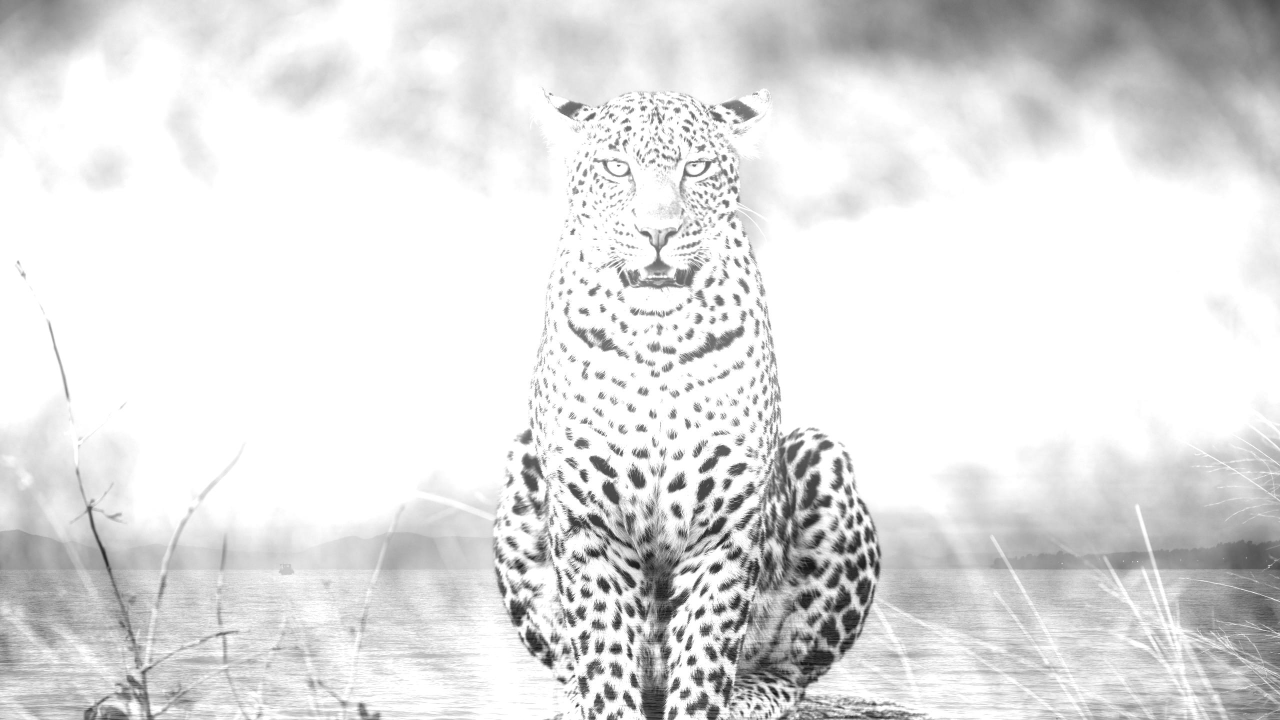
%> input picture Image watermarking/watermarked_image.jpg, 2560 x 1440 px (shown at 1/2 size)
$ octave ExtractionAkankshaDWT1.m   (GNU Octave 9; MATLAB toolbox functions it lacks are replaced by stand-ins)
%> lines starting %> are read from the running program, lines starting %| are printed output that depends on the picture
% Load the watermarked image
watermarked_image = imread('watermarked_image.jpg');
%> watermarked_image is the input picture: size 1440x2560 uint8; min 6, max 255, mean 224.9

% Convert the watermarked image to grayscale and double
%watermarked_image = im2double(rgb2gray(watermarked_image));

% Apply DWT to the watermarked image
[cA1_wm, cH1_wm, cV1_wm, cD1_wm] = dwt2(watermarked_image, 'haar');
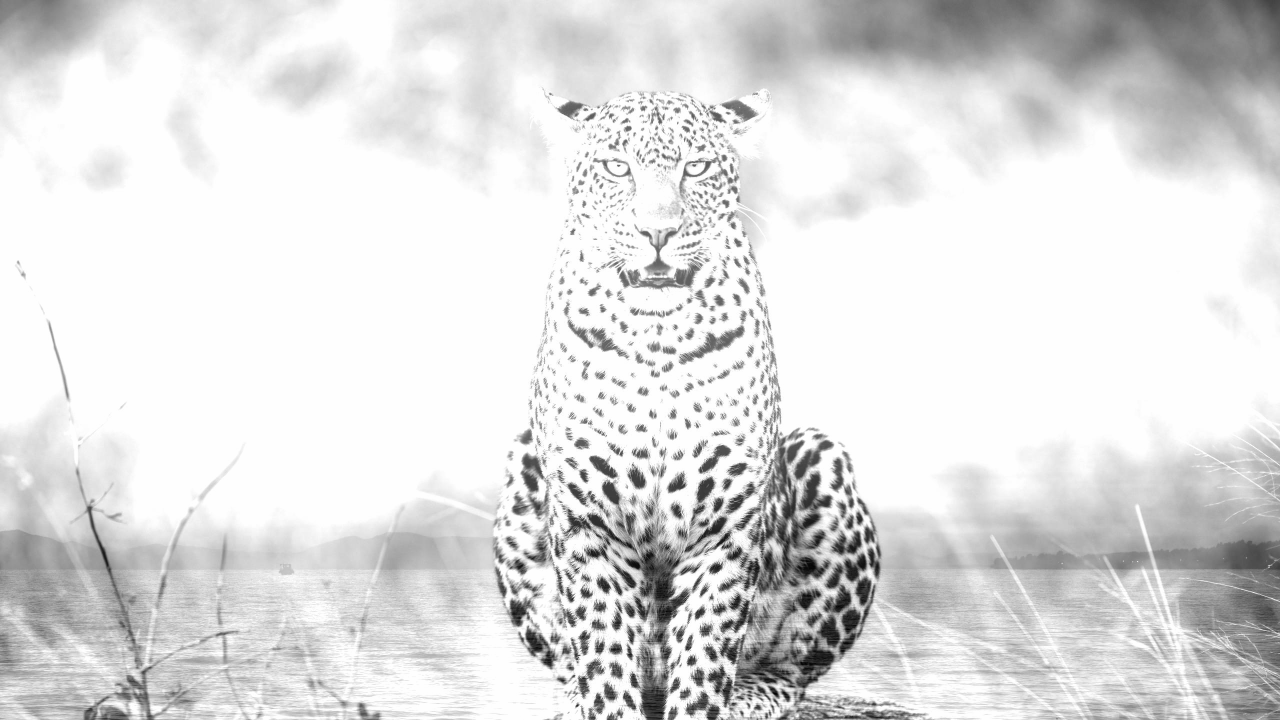
%> cA1_wm: size 720x1280 double; min 31.5, max 510, mean 449.8; drawn with min black and max white
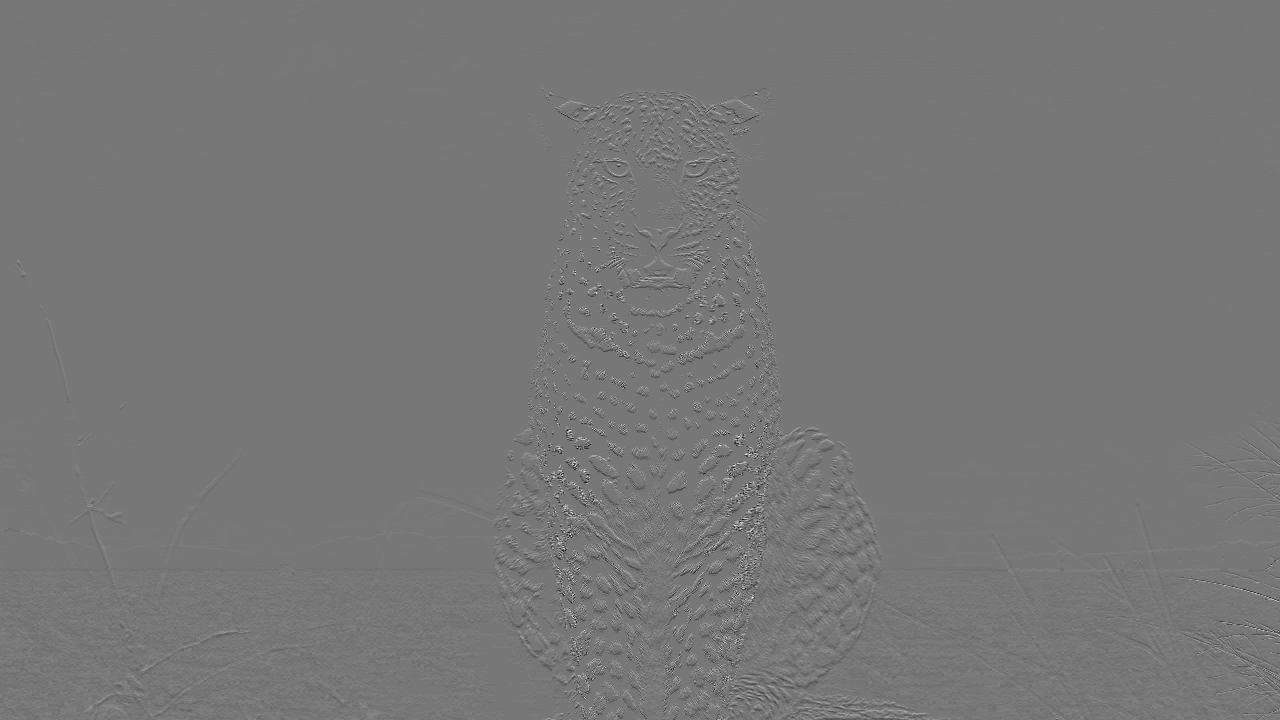
%> cH1_wm: size 720x1280 double; min -121, max 137, mean 0; drawn with min black and max white

% Extract the watermark from the LL subband
alpha = 0.5;
%> (the run ends here)
